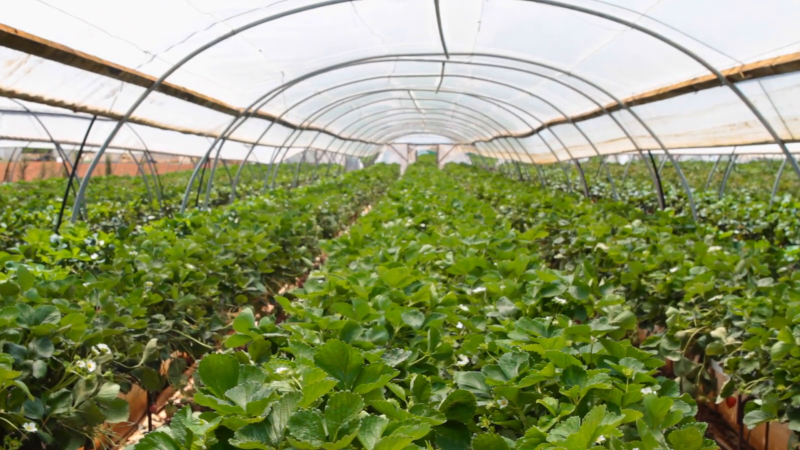
#> input picture frame 200 of assets/video/farmland-agriculture-showcase.mp4, 1600 x 900 px, given in place of landscape-garden-showcase.mp4, which was not available (shown at 1/2 size)
$ python extract_more_frames.py
#> lines starting #> are read from the running program, lines starting #| are printed output that depends on the picture; pictures that were not available may be replaced by others from this repository, and a replacement may not be noted
import os
import cv2
from PIL import Image

BASE = os.path.join(os.path.dirname(__file__), "..")
OUT = os.path.join(BASE, "scripts", "preview_frames")
os.makedirs(OUT, exist_ok=True)

JOBS = [
    ("assets/video/landscape-garden-showcase.mp4", "garden", [8, 20, 35, 50]),
    ("assets/video/farmland-agriculture-showcase.mp4", "farm", [5, 10, 18, 25]),
]

for rel_path, tag, seeks in JOBS:
    path = os.path.join(BASE, rel_path)
    cap = cv2.VideoCapture(path)
    fps = cap.get(cv2.CAP_PROP_FPS) or 24
    frame_count = cap.get(cv2.CAP_PROP_FRAME_COUNT)
    duration = frame_count / fps if fps else 0
    print(tag, "duration approx", round(duration, 1), "sec", "fps", fps)
    for s in seeks:
        if s >= duration:
            continue
        cap.set(cv2.CAP_PROP_POS_FRAMES, int(fps * s))
        ok, frame = cap.read()
        if not ok:
            continue
        frame_rgb = cv2.cvtColor(frame, cv2.COLOR_BGR2RGB)
        img = Image.fromarray(frame_rgb)
        img.thumbnail((900, 900))
        img.save(os.path.join(OUT, f"{tag}_{s}s.jpg"), "JPEG", quality=75)
#> this loop made 4 passes
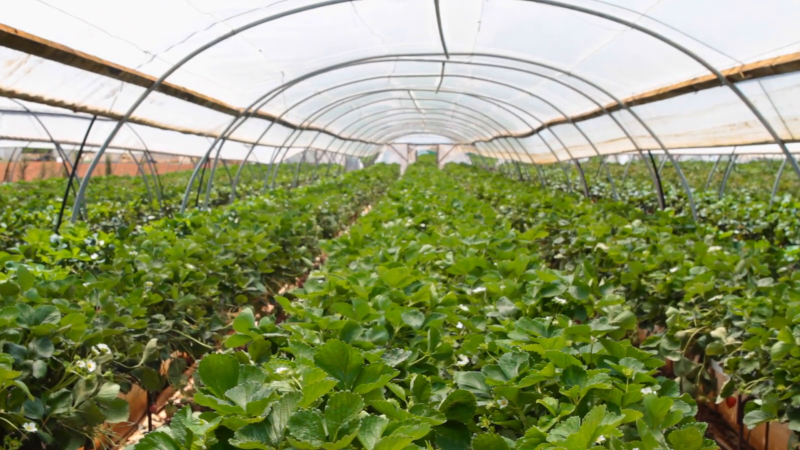
#> input picture frame 200 of assets/video/farmland-agriculture-showcase.mp4, 1600 x 900 px, given in place of landscape-garden-showcase.mp4, which was not available (shown at 1/2 size)
#> pass 1, `img.save(os.path.join(OUT, f"{tag}_{s}s.jpg"), "JPEG", quality=75)`:
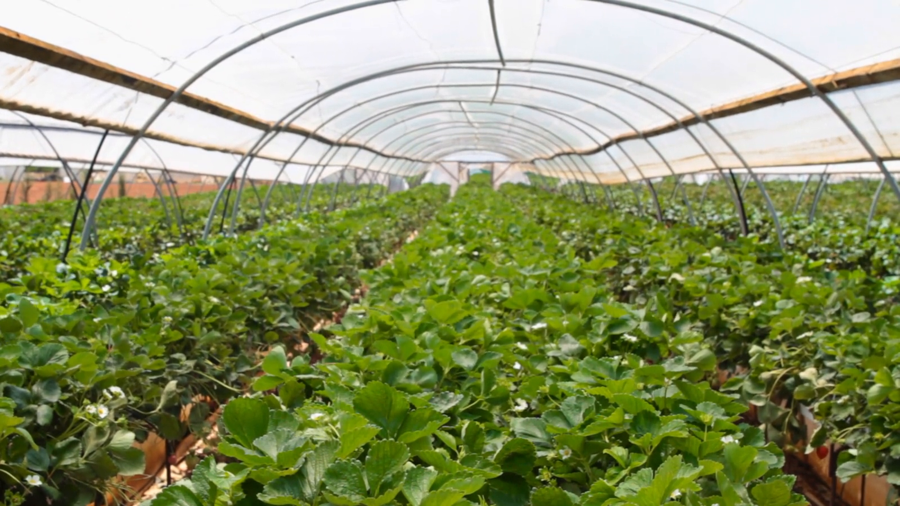
#> saved as garden_8s.jpg: PIL image 900x506 RGB; mean R, G, B 140.1, 148.9, 103.3
#> frame is the input picture: shape (900, 1600, 3); mean B, G, R 103.3, 148.9, 140.1
    cap.release()
#> pass 2 of the loop `for rel_path, tag, seeks in JOBS:`:
#> fps = 25
#> frame_count = 282
#> duration = 11.28
#| farm duration approx 11.3 sec fps 25.0
#> the loop `for s in seeks:` made 4 passes
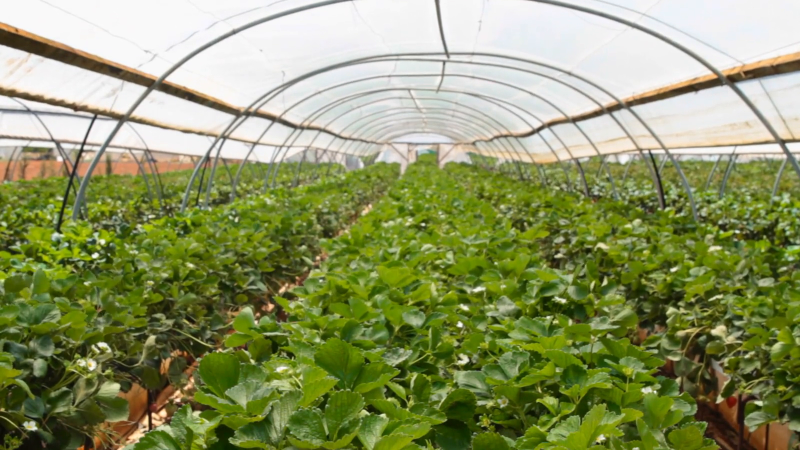
#> input picture frame 125 of assets/video/farmland-agriculture-showcase.mp4, 1600 x 900 px (shown at 1/2 size)
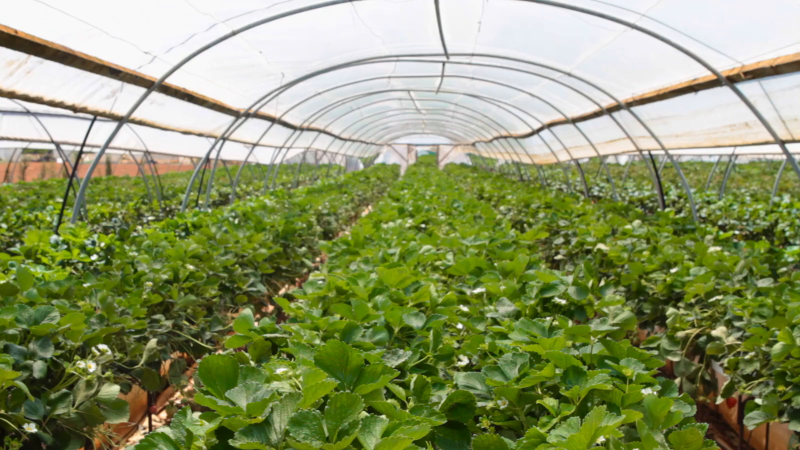
#> input picture frame 250 of assets/video/farmland-agriculture-showcase.mp4, 1600 x 900 px (shown at 1/2 size)
#> pass 2, `img.save(os.path.join(OUT, f"{tag}_{s}s.jpg"), "JPEG", quality=75)`:
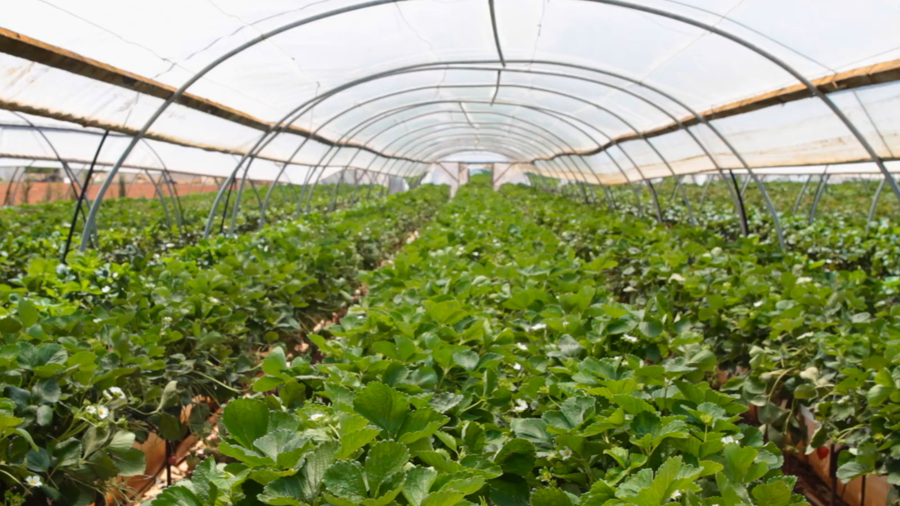
#> saved as farm_10s.jpg: PIL image 900x506 RGB; mean R, G, B 139.5, 148.7, 102.7
#> frame is the input picture: shape (900, 1600, 3); mean B, G, R 102.7, 148.7, 139.5
print("DONE")
